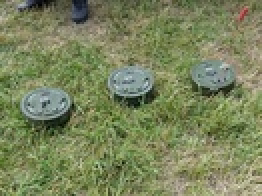
#> input picture ImageDetection/500px-Minen.jpg, 131 x 98 px, shrunk from 500 x 375 before the run (shown 2 times larger)
$ python balanced_real_image_optimization.py
#> lines starting #> are read from the running program, lines starting #| are printed output that depends on the picture
### ImageDetection/object_detector.py
import cv2
import numpy as np
import tkinter as tk
from tkinter import filedialog
import os

def load_and_preprocess_image(image_path):
    """
    Load an image and preprocess it for object detection.

    Args:
        image_path (str): Path to the input image file

    Returns:
        tuple: (original_image, blurred_image) where blurred_image is preprocessed for detection
    """
#> called with image_path = '500px-Minen.jpg'
    # Load the image
    image = cv2.imread(image_path)
#> image is the input picture: shape (98, 131, 3); mean B, G, R 92.2, 132, 122.4

    if image is None:
        raise ValueError(f"Could not load image from path: {image_path}")

    # Convert to grayscale for processing
    gray = cv2.cvtColor(image, cv2.COLOR_BGR2GRAY)
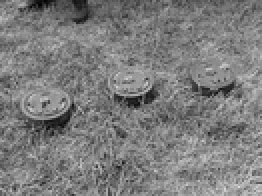
#> gray: shape (98, 131) (shown 2 times larger); min 1, max 222, mean 124.6

    # Apply Gaussian blur to reduce noise
    blurred = cv2.GaussianBlur(gray, (9, 9), 2)
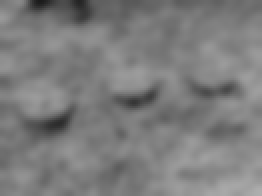
#> blurred: shape (98, 131) (shown 2 times larger); min 27, max 175, mean 124.6

    return image, blurred

# [396 lines left out: functions detect_circles, detect_circles, detect_circles_optimized, detect_circles_hough, validate_circle_basic, smart_mine_filtering and 4 more, not called in this run]

def remove_duplicate_circles(circles, threshold=30):
    """Remove duplicate circles/ellipses that are close to each other"""
    if not circles:
        return circles

    # Sort by x coordinate
    circles_sorted = sorted(circles, key=lambda c: c[0])
    filtered_circles = []

    for circle in circles_sorted:
        x, y, r = circle
        is_duplicate = False

        # Check against already accepted circles
        for accepted in filtered_circles:
            ax, ay, ar = accepted
            # Check if centers are close and radii are similar
            center_dist = ((x - ax)**2 + (y - ay)**2)**0.5
            radius_diff = abs(r - ar)
            if center_dist < threshold and radius_diff < r * 0.3:  # 30% radius difference allowed
                is_duplicate = True
                break

        if not is_duplicate:
            filtered_circles.append(circle)

    return filtered_circles

# [76 lines left out: function validate_circle, not called in this run]

def validate_circle_real_image(image, x, y, r):
    """
    Advanced validation for real mine images with strict filtering.

    Args:
        image: Grayscale image
        x, y: Circle center coordinates
        r: Circle radius

    Returns:
        bool: True if circle passes validation
    """
    height, width = image.shape

    # Check if circle is within image bounds (with some margin)
    margin = r // 2
    if (x - r - margin < 0 or x + r + margin >= width or
        y - r - margin < 0 or y + r + margin >= height):
        return False

    # Sample points around the circle perimeter
    angles = np.linspace(0, 2*np.pi, 24, endpoint=False)  # More points for accuracy
    circle_points = []
    edge_pixels = []

    for angle in angles:
        # Calculate point on circle perimeter
        px = int(x + r * np.cos(angle))
        py = int(y + r * np.sin(angle))

        if 0 <= px < width and 0 <= py < height:
            circle_points.append((px, py))
            edge_pixels.append(image[py, px])

    if len(edge_pixels) < 12:  # Need more valid points
        return False

    # Check edge strength (contrast) around the circle - stricter for real images
    edge_pixels = np.array(edge_pixels)
    edge_std = np.std(edge_pixels)
    edge_mean = np.mean(edge_pixels)

    # Real mines should have strong contrast edges
    if edge_std < 15:  # Higher threshold for real mines
        return False

    # Check for consistent dark center (mines are typically darker than surroundings)
    center_region = image[max(0, y-r//2):min(height, y+r//2), max(0, x-r//2):min(width, x+r//2)]
    if center_region.size == 0:
        return False

    center_mean = np.mean(center_region)
    # Mine center should be darker than the edge pixels
    if center_mean >= edge_mean:
        return False

    # Check circularity by comparing distances from center - strict for real mines
    distances = []
    for px, py in circle_points:
        dist = np.sqrt((px - x)**2 + (py - y)**2)
        distances.append(abs(dist - r))

    # Real mines should be more circular
    radius_variation = np.std(distances)
    if radius_variation > r * 1.5:  # Stricter than before
        return False

    # Check for radial symmetry - mines should have consistent radial patterns
    # Sample at different radii
    radii_to_check = [r * 0.7, r * 0.8, r * 0.9, r]
    radial_means = []

    for rad in radii_to_check:
        rad_pixels = []
        for angle in angles:
            px = int(x + rad * np.cos(angle))
            py = int(y + rad * np.sin(angle))
            if 0 <= px < width and 0 <= py < height:
                rad_pixels.append(image[py, px])

        if rad_pixels:
            radial_means.append(np.mean(rad_pixels))

    # Check that intensity decreases towards center (typical for mines)
    if len(radial_means) >= 2:
        # Should be getting darker towards center
        if not all(radial_means[i] >= radial_means[i+1] for i in range(len(radial_means)-1)):
            return False

    # Check for texture consistency - mines should have relatively uniform texture
    center_std = np.std(center_region)
    if center_std > edge_std * 0.8:  # Center should be more uniform than edges
        return False

    # Additional check: ensure the detection isn't on a high-contrast background feature
    # Sample background around the mine
    bg_radius = int(r * 1.5)
    bg_pixels = []

    for angle in angles[::2]:  # Every other angle for speed
        for rad_factor in [1.2, 1.3, 1.4]:
            px = int(x + bg_radius * rad_factor * np.cos(angle))
            py = int(y + bg_radius * rad_factor * np.sin(angle))
            if 0 <= px < width and 0 <= py < height:
                bg_pixels.append(image[py, px])

    if bg_pixels:
        bg_mean = np.mean(bg_pixels)
        bg_std = np.std(bg_pixels)

        # Background should be more uniform than the mine area
        if bg_std > center_std * 2:
            return False

        # Mine should be distinguishable from background
        contrast_ratio = abs(center_mean - bg_mean) / (bg_mean + 1e-6)
        if contrast_ratio < 0.1:  # Not enough contrast
            return False

    return True

# [305 lines left out: functions detect_squares, detect_squares_contour, detect_squares_morphological, is_too_circular, remove_duplicate_squares, draw_detections and 3 more, not called in this run]

# [24 lines that do not run on import are left out]

### ImageDetection/balanced_real_image_optimization.py
#!/usr/bin/env python3
"""
Balanced Real Image Detection Optimization Script
Finds the right balance between detection sensitivity and validation strictness.
"""

import cv2
import numpy as np
import os
import sys
import time
from datetime import datetime

# Add the ImageDetection directory to the path
sys.path.append(os.path.dirname(os.path.abspath(__file__)))

from object_detector import load_and_preprocess_image, detect_circles_hough, validate_circle_real_image, remove_duplicate_circles

def test_balanced_parameters_on_real_images():
    """
    Test balanced parameter combinations to find optimal detection settings.
    Target: 3 mines in 500px-Minen.jpg, 1 mine in tm-46_ap-mine.jpeg.jpg
    """

    # Define test images and their expected mine counts
    test_cases = [
        {
            "image_path": "500px-Minen.jpg",
            "expected_mines": 3,
            "description": "500px mine field image"
        },
        {
            "image_path": "tm-46_ap-mine.jpeg.jpg",
            "expected_mines": 1,
            "description": "TM-46 anti-personnel mine"
        }
    ]

    # Define balanced parameter ranges - compromise between detection and validation
    param_combinations = [
        # Balanced settings - moderate param2, reasonable min_dist
        {"param1": 50, "param2": 20, "min_dist": 40, "min_radius": 15, "max_radius": 70},
        {"param1": 45, "param2": 22, "min_dist": 45, "min_radius": 15, "max_radius": 70},
        {"param1": 40, "param2": 25, "min_dist": 50, "min_radius": 15, "max_radius": 70},

        # Size-focused variations with balanced sensitivity
        {"param1": 50, "param2": 20, "min_dist": 40, "min_radius": 20, "max_radius": 60},
        {"param1": 50, "param2": 20, "min_dist": 40, "min_radius": 25, "max_radius": 55},
        {"param1": 50, "param2": 20, "min_dist": 40, "min_radius": 18, "max_radius": 65},

        # Slightly more sensitive for smaller mines
        {"param1": 55, "param2": 18, "min_dist": 35, "min_radius": 12, "max_radius": 75},
        {"param1": 48, "param2": 19, "min_dist": 38, "min_radius": 12, "max_radius": 75},
    ]

    print("Balanced Real Image Detection Optimization")
    print("=" * 50)
    print(f"Started at: {datetime.now().strftime('%Y-%m-%d %H:%M:%S')}")
    print()

    best_results = {}

    for test_case in test_cases:
        image_path = test_case["image_path"]
        expected_mines = test_case["expected_mines"]
        description = test_case["description"]

        print(f"Testing: {description}")
        print(f"Image: {image_path}")
        print(f"Expected mines: {expected_mines}")
        print("-" * 40)

        # Check if image exists
        if not os.path.exists(image_path):
            print(f"ERROR: Image not found: {image_path}")
            print()
            continue

        # Load and preprocess image
        try:
            image, blurred = load_and_preprocess_image(image_path)
            print(f"Image loaded successfully: {image.shape}")
#| Image loaded successfully: (98, 131, 3)
        except Exception as e:
            print(f"ERROR loading image: {e}")
            print()
            continue

        best_score = float('inf')  # Lower is better (closer to expected)
        best_params = None
        best_detections = []

        # Test each parameter combination
        for i, params in enumerate(param_combinations):
            print(f"Testing parameter set {i+1}/{len(param_combinations)}: param1={params['param1']}, param2={params['param2']}, min_dist={params['min_dist']}, radius={params['min_radius']}-{params['max_radius']}")

            try:
                # Detect circles with custom parameters
                circles = cv2.HoughCircles(
                    blurred,
                    cv2.HOUGH_GRADIENT,
                    dp=1,
                    minDist=params["min_dist"],
                    param1=params["param1"],
                    param2=params["param2"],
                    minRadius=params["min_radius"],
                    maxRadius=params["max_radius"]
                )

                raw_detections = 0
                if circles is not None:
                    raw_detections = len(circles[0])
                    circles = np.round(circles[0, :]).astype("int")

                detections = []
                for (x, y, r) in circles:
                    if validate_circle_real_image(blurred, x, y, r):
                        detections.append((x, y, r))

                # Remove duplicates
                detections = remove_duplicate_circles(detections)

                num_detections = len(detections)
                score = abs(num_detections - expected_mines)  # How close to expected count

                print(f"  Raw detections: {raw_detections}, Validated: {num_detections} mines (score: {score})")

                # Track best result for this image
                if score < best_score:
                    best_score = score
                    best_params = params.copy()
                    best_detections = detections.copy()

                # If we hit the exact target, we can stop early for this image
                if num_detections == expected_mines:
                    print(f"  PERFECT MATCH! Found exactly {expected_mines} mines")
                    break

            except Exception as e:
                print(f"  ERROR in detection: {e}")
                continue
#> this loop made 8 passes
#> (circles, raw_detections) on passes 1 to 3: ([[80, 76, 18], [22, 42, 18]], 2), ([[80, 76, 19], [22, 42, 18]], 2), ([[22, 42, 18]], 1)
#> (raw_detections, circles) on passes 7 to 8: (4, [[20, 54, 15], [80, 76, 25], [54, 14, 35], [104, 34, 13]]), (4, [[80, 76, 25], [40, 36, 16], [40, 74, 22], [104, 34, 13]])
#|   Raw detections: 2, Validated: 0 mines (score: 3)
#|   Raw detections: 2, Validated: 0 mines (score: 3)
#|   Raw detections: 1, Validated: 0 mines (score: 3)
#|   Raw detections: 4, Validated: 0 mines (score: 3)
#|   Raw detections: 4, Validated: 0 mines (score: 3)
#> after the loop, best_detections = []; best_params = {'param1': 50, 'param2': 20, 'min_dist': 40, 'min_radius': 15, 'max_radius': 70}; best_score = 3

        # Store best result for this image
        best_results[image_path] = {
            "expected": expected_mines,
            "detected": len(best_detections),
            "score": best_score,
            "params": best_params,
            "detections": best_detections
        }

        print(f"\nBest result for {description}:")
        print(f"  Expected: {expected_mines} mines")
        print(f"  Detected: {len(best_detections)} mines")
#|   Detected: 0 mines
        print(f"  Score: {best_score} (lower is better)")
#|   Score: 3 (lower is better)
        print(f"  Parameters: {best_params}")
#|   Parameters: {'param1': 50, 'param2': 20, 'min_dist': 40, 'min_radius': 15, 'max_radius': 70}
        print()
#> pass 2 of the loop in test_balanced_parameters_on_real_images, `for test_case in test_cases:`:
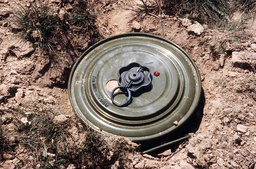
#> input picture ImageDetection/tm-46_ap-mine.jpeg.jpg, 256 x 169 px, shrunk from 980 x 646 before the run
#> in load_and_preprocess_image, image is the input picture: shape (169, 256, 3); mean B, G, R 102.7, 113.3, 132.2
#> in load_and_preprocess_image (call 2), `gray = cv2.cvtColor(image, cv2.COLOR_BGR2GRAY)`:
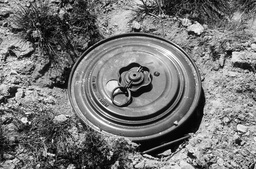
#> gray: shape (169, 256); min 0, max 254, mean 117.7
#> in load_and_preprocess_image (call 2), `blurred = cv2.GaussianBlur(gray, (9, 9), 2)`:
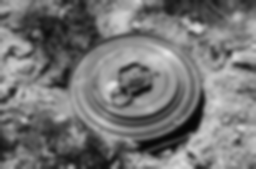
#> blurred: shape (169, 256); min 7, max 229, mean 117.7
#| Image loaded successfully: (169, 256, 3)
#> the loop in test_balanced_parameters_on_real_images, `for i, params in enumerate(param_combinations):` made 8 passes
#> raw_detections on passes 1 to 8: 18, 16, 10, 15, 9, 18, 28, 23
#> (printed output is left out)
#> after the loop in test_balanced_parameters_on_real_images, `for i, params in enumerate(param_combinations):`: best_score = 1
#|   Detected: 0 mines
#|   Score: 1 (lower is better)
#|   Parameters: {'param1': 50, 'param2': 20, 'min_dist': 40, 'min_radius': 15, 'max_radius': 70}

    # Summary
    print("SUMMARY")
    print("=" * 50)

    total_score = 0
    perfect_matches = 0

    for image_path, result in best_results.items():
        expected = result["expected"]
        detected = result["detected"]
        score = result["score"]

        total_score += score

        if detected == expected:
            perfect_matches += 1
            status = "✓ PERFECT"
        elif abs(detected - expected) <= 1:
            status = "~ CLOSE"
        else:
            status = "✗ FAR"

        print(f"{os.path.basename(image_path)}: {status}")
        print(f"  Expected: {expected}, Detected: {detected}, Score: {score}")
        print(f"  Best params: {result['params']}")
        print()
#> this loop made 2 passes
#> (image_path, expected, detected, score, total_score, status) on passes 1 to 2: ('500px-Minen.jpg', 3, 0, 3, 3, '✗ FAR'), ('tm-46_ap-mine.jpeg.jpg', 1, 0, 1, 4, '~ CLOSE')
#| 500px-Minen.jpg: ✗ FAR
#|   Expected: 3, Detected: 0, Score: 3
#|   Best params: {'param1': 50, 'param2': 20, 'min_dist': 40, 'min_radius': 15, 'max_radius': 70}
#| tm-46_ap-mine.jpeg.jpg: ~ CLOSE
#|   Expected: 1, Detected: 0, Score: 1
#|   Best params: {'param1': 50, 'param2': 20, 'min_dist': 40, 'min_radius': 15, 'max_radius': 70}
#> after the loop, perfect_matches = 0; total_score = 4

    print(f"Overall Results:")
    print(f"  Perfect matches: {perfect_matches}/{len(best_results)}")
#|   Perfect matches: 0/2
    print(f"  Total score: {total_score} (lower is better)")
#|   Total score: 4 (lower is better)
    print(f"  Completed at: {datetime.now().strftime('%Y-%m-%d %H:%M:%S')}")

    return best_results

if __name__ == "__main__":
    # Change to the ImageDetection directory if not already there
    script_dir = os.path.dirname(os.path.abspath(__file__))
    if os.path.basename(script_dir) != "ImageDetection":
        image_dir = os.path.join(script_dir, "ImageDetection")
        if os.path.exists(image_dir):
            os.chdir(image_dir)
            print(f"Changed directory to: {image_dir}")

    # Run the optimization
    results = test_balanced_parameters_on_real_images()
#> results = 2 items

    # Save results to file
    timestamp = datetime.now().strftime("%Y%m%d_%H%M%S")
    results_file = f"balanced_real_image_optimization_{timestamp}.txt"

    with open(results_file, 'w') as f:
        f.write("Balanced Real Image Detection Optimization Results\n")
        f.write("=" * 50 + "\n")
        f.write(f"Timestamp: {datetime.now().strftime('%Y-%m-%d %H:%M:%S')}\n\n")

        for image_path, result in results.items():
            f.write(f"Image: {image_path}\n")
            f.write(f"Expected mines: {result['expected']}\n")
            f.write(f"Detected mines: {result['detected']}\n")
            f.write(f"Score: {result['score']}\n")
            f.write(f"Best parameters: {result['params']}\n")
            f.write(f"Detection details: {result['detections']}\n\n")
#> this loop made 2 passes
#> image_path on passes 1 to 2: '500px-Minen.jpg', 'tm-46_ap-mine.jpeg.jpg'

    print(f"\nResults saved to: {results_file}")
